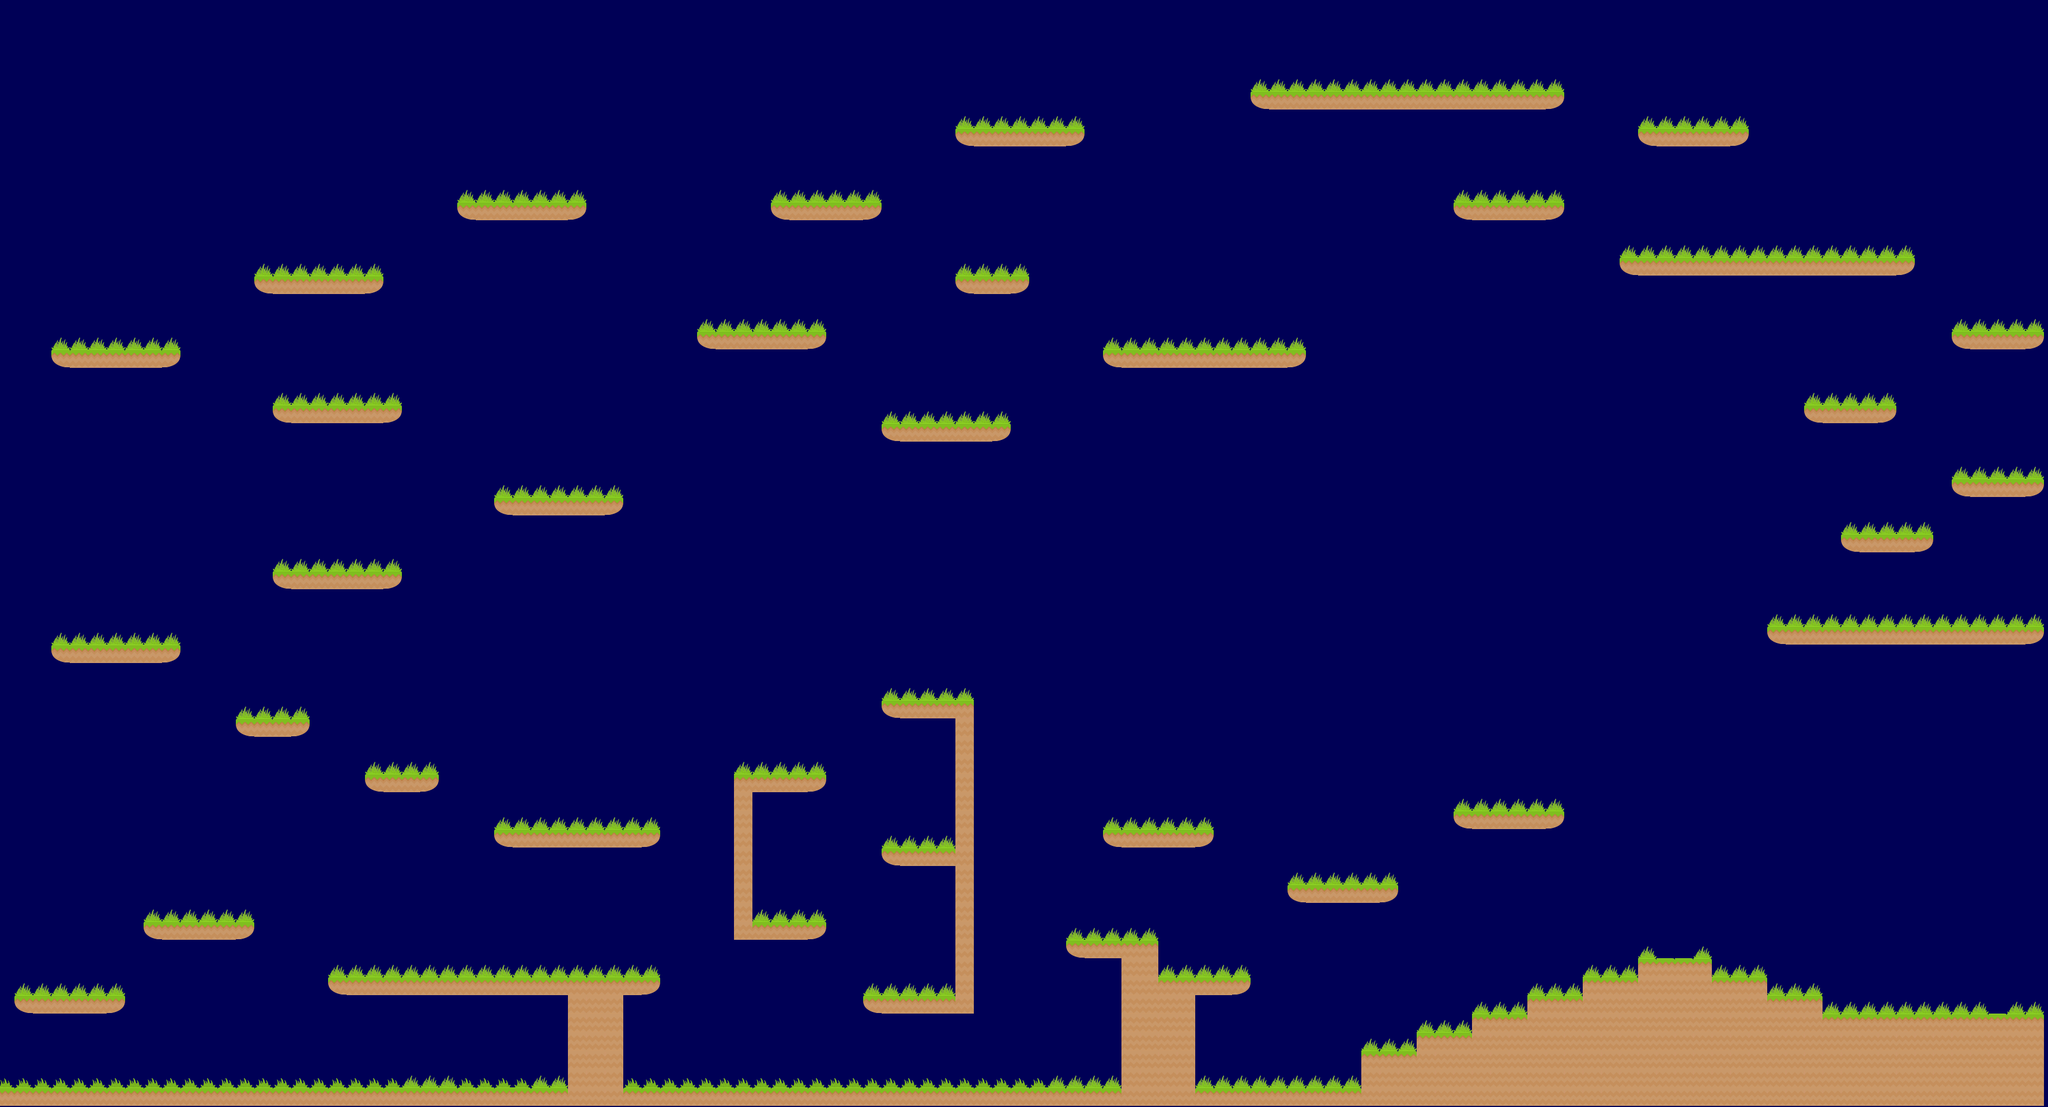

Rendered tile map (Tiled .tmx) drawn with the repository's tilesets; below, a short description and the map source with its tile grids summarised:
An orthogonal 111x60 tile map with 32x32 px tiles, 1 tile layer (Tile Layer ), 13 tilesets and 93 objects (52x land).

<map version="1.2" tiledversion="1.3.0" orientation="orthogonal" renderorder="right-down" compressionlevel="0" width="111" height="60" tilewidth="32" tileheight="32" infinite="0" backgroundcolor="#e1000056" nextlayerid="11" nextobjectid="647">
 <tileset firstgid="1" name="platform-tileset" tilewidth="32" tileheight="32" tilecount="18" columns="6">
  <image source="platform-tileset.png" width="192" height="96" />
 </tileset>
 <tileset firstgid="19" name="flag" tilewidth="64" tileheight="64" tilecount="2" columns="2">
  <image source="flag.png" width="128" height="64" />
 </tileset>
 <tileset firstgid="21" name="springboard" tilewidth="32" tileheight="32" tilecount="6" columns="6">
  <image source="springboard.png" width="192" height="32" />
 </tileset>
 <tileset firstgid="27" name="coin" tilewidth="84" tileheight="84" spacing="3" tilecount="5" columns="5">
  <image source="coin.png" width="504" height="84" />
 </tileset>
 <tileset firstgid="32" name="object-tileset" tilewidth="32" tileheight="32" tilecount="7" columns="7">
  <image source="Items/object-tileset.png" width="224" height="32" />
  <tile id="0">
   <properties>
    <property name="name" value="coins" />
   </properties>
  </tile>
  <tile id="1">
   <properties>
    <property name="name" value="flag" />
   </properties>
  </tile>
  <tile id="3">
   <properties>
    <property name="name" value="springboard" />
   </properties>
  </tile>
  <tile id="4">
   <properties>
    <property name="name" value="clouds" />
   </properties>
  </tile>
  <tile id="5">
   <properties>
    <property name="color" value="red" />
    <property name="name" value="key" />
   </properties>
  </tile>
  <tile id="6">
   <properties>
    <property name="color" value="red" />
    <property name="name" value="lock" />
   </properties>
  </tile>
 </tileset>
 <tileset firstgid="39" name="gun" tilewidth="630" tileheight="533" tilecount="1" columns="1">
  <image source="gun.png" width="630" height="533" />
  <tile id="0">
   <properties>
    <property name="name" value="gun" />
   </properties>
  </tile>
 </tileset>
 <tileset firstgid="40" name="enemy-flyer1" tilewidth="64" tileheight="64" tilecount="4" columns="4">
  <properties>
   <property name="name" value="flyer" />
  </properties>
  <image source="enemy-flyer1.png" width="256" height="64" />
  <tile id="0">
   <properties>
    <property name="name" value="flyer" />
   </properties>
  </tile>
 </tileset>
 <tileset firstgid="44" name="ghost" tilewidth="64" tileheight="64" tilecount="3" columns="3">
  <properties>
   <property name="name" value="ghost" />
  </properties>
  <image source="enemy-flyer.png" width="192" height="64" />
  <tile id="0">
   <properties>
    <property name="name" value="ghost" />
   </properties>
  </tile>
 </tileset>
 <tileset firstgid="47" name="frame_4" tilewidth="200" tileheight="140" tilecount="1" columns="1">
  <image source="frame_4.png" width="256" height="256" />
  <tile id="0">
   <properties>
    <property name="name" value="flame" />
   </properties>
  </tile>
 </tileset>
 <tileset firstgid="48" name="Bomb" tilewidth="240" tileheight="200" tilecount="1" columns="1">
  <image source="frame_3.png" width="256" height="256" />
  <tile id="0">
   <properties>
    <property name="name" value="bomb" />
   </properties>
  </tile>
 </tileset>
 <tileset firstgid="49" name="clouds" tilewidth="1200" tileheight="1200" tilecount="1" columns="1">
  <properties>
   <property name="name" value="clouds" />
  </properties>
  <image source="clouds.png" width="1200" height="1200" />
 </tileset>
 <tileset firstgid="50" name="door" tilewidth="240" tileheight="240" tilecount="16" columns="4">
  <image source="door.png" width="1024" height="1024" />
  <tile id="9">
   <properties>
    <property name="name" value="door" />
   </properties>
  </tile>
 </tileset>
 <tileset firstgid="66" name="maindoor" tilewidth="300" tileheight="300" tilecount="16" columns="4">
  <image source="maindoor.png" width="1200" height="1200" />
  <tile id="5">
   <properties>
    <property name="name" value="maindoor" />
   </properties>
  </tile>
 </tileset>
 <layer id="10" name="Tile Layer " width="111" height="60" locked="1" offsetx="-7" offsety="-2">
  <data>[6660 cells, 982 non-empty, 8 distinct tile ids]</data>
 </layer>
 <objectgroup id="4" name="Object Layer " offsetx="0" offsety="2">
  <properties>
   <property name="name" value="key" />
  </properties>
  <object id="3" name="land" x="26" y="1739.27" width="192" height="30">
   <properties>
    <property name="name" value="land" />
   </properties>
  </object>
  <object id="4" name="land" x="253.03" y="1595" width="189" height="31">
   <properties>
    <property name="name" value="land" />
   </properties>
  </object>
  <object id="7" name="land" x="793" y="1885" width="2751.67" height="33">
   <properties>
    <property name="name" value="land" />
   </properties>
  </object>
  <object id="35" name="land" x="570.333" y="1696.5" width="573.167" height="27.5">
   <properties>
    <property name="name" value="land" />
   </properties>
  </object>
  <object id="36" name="land" x="987" y="1725" width="97" height="160">
   <properties>
    <property name="name" value="land" />
   </properties>
  </object>
  <object id="37" name="land" x="857" y="1438" width="287" height="32">
   <properties>
    <property name="name" value="land" />
   </properties>
  </object>
  <object id="38" name="land" x="635" y="1340.5" width="127.5" height="29.5">
   <properties>
    <property name="name" value="land" />
   </properties>
  </object>
  <object id="39" name="land" x="409.5" y="1246.5" width="127.5" height="30">
   <properties>
    <property name="name" value="land" />
   </properties>
  </object>
  <object id="40" name="land" x="1274.5" y="1338" width="158" height="31">
   <properties>
    <property name="name" value="land" />
   </properties>
  </object>
  <object id="41" name="land" x="1274.5" y="1372.67" width="33" height="227.333">
   <properties>
    <property name="name" value="land" />
   </properties>
  </object>
  <object id="43" name="land" x="1272.5" y="1601" width="156" height="31">
   <properties>
    <property name="name" value="land" />
   </properties>
  </object>
  <object id="44" name="land" x="1529.5" y="1470.5" width="126.5" height="31">
   <properties>
    <property name="name" value="land" />
   </properties>
  </object>
  </objectgroup>
</map>
<!-- 81 of 93 objects omitted -->
